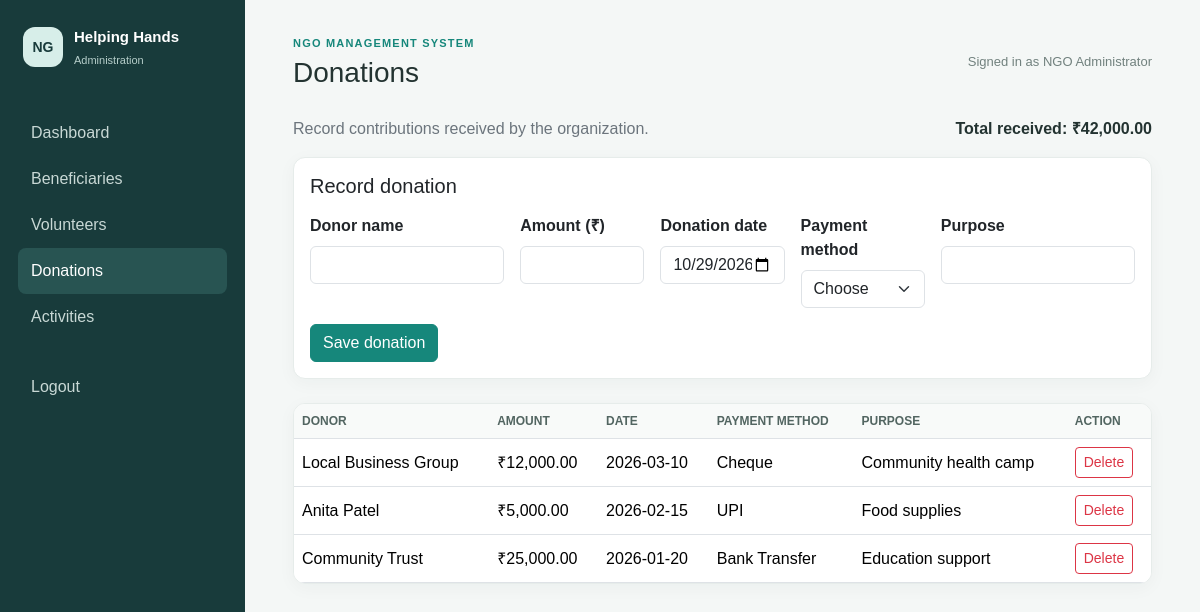
/donations/index.php (signed in), run on the app's committed database.
### tables this page shows
CREATE TABLE donations (
    id INT UNSIGNED AUTO_INCREMENT PRIMARY KEY,
    donor_name VARCHAR(120) NOT NULL,
    amount DECIMAL(12, 2) NOT NULL,
    donation_date DATE NOT NULL,
    payment_method ENUM('Cash', 'Bank Transfer', 'UPI', 'Cheque', 'Other') NOT NULL,
    purpose VARCHAR(255) NOT NULL
);

### includes/functions.php (called while the page is built, shortened)
<?php
function e($value): string
{
    return htmlspecialchars((string) $value, ENT_QUOTES, 'UTF-8');
}

### donations/index.php (the view, shortened to what this page needs)
<?php
require_once __DIR__ . '/../includes/functions.php';
require_once __DIR__ . '/../config/db.php';
$donations = $conn->query('SELECT * FROM donations ORDER BY donation_date DESC, id DESC');
$totalDonations = (float) $conn->query('SELECT COALESCE(SUM(amount), 0) AS total FROM donations')->fetch_assoc()['total'];
require __DIR__ . '/../includes/header.php';
?>
<div class="d-flex justify-content-between align-items-center mb-3"><p class="text-secondary mb-0">Record contributions received by the organization.</p><strong>Total received: ₹<?= number_format($totalDonations, 2) ?></strong></div>
<div class="card form-card"><div class="card-body"><h2 class="h5 mb-3">Record donation</h2>
    <form method="post" class="row g-3">
        <div class="col-md-3"><label class="form-label" for="donor_name">Donor name</label><input class="form-control" id="donor_name" name="donor_name" required></div>
        <div class="col-md-2"><label class="form-label" for="amount">Amount (₹)</label><input class="form-control" id="amount" name="amount" type="number" min="0.01" step="0.01" required></div>
        <div class="col-md-2"><label class="form-label" for="donation_date">Donation date</label><input class="form-control" id="donation_date" name="donation_date" type="date" value="<?= e(date('Y-m-d')) ?>" required></div>
        <div class="col-md-2"><label class="form-label" for="payment_method">Payment method</label><select class="form-select" id="payment_method" name="payment_method" required><option value="">Choose</option></select></div>
        <div class="col-md-3"><label class="form-label" for="purpose">Purpose</label><input class="form-control" id="purpose" name="purpose" required></div>
        <div class="col-12"><button class="btn btn-primary">Save donation</button></div>
    </form>
</div></div>
<div class="table-responsive bg-white"><table class="table table-hover align-middle">
    <thead><tr><th>Donor</th><th>Amount</th><th>Date</th><th>Payment method</th><th>Purpose</th><th>Action</th></tr></thead>
    <tbody><?php if ($donations->num_rows === 0): ?><tr><td colspan="6" class="text-center text-secondary py-4">No donations have been recorded.</td></tr><?php endif; ?>
    <?php while ($row = $donations->fetch_assoc()): ?><tr><td><?= e($row['donor_name']) ?></td><td>₹<?= number_format((float) $row['amount'], 2) ?></td><td><?= e($row['donation_date']) ?></td><td><?= e($row['payment_method']) ?></td><td><?= e($row['purpose']) ?></td><td>
        <form method="post" onsubmit="return confirm('Delete this donation record?');"><button class="btn btn-sm btn-outline-danger">Delete</button></form>
    </td></tr><?php endwhile; ?></tbody>
</table></div>
<?php require __DIR__ . '/../includes/footer.php'; ?>

### assets/css/style.css (style rules this page uses)
:root { --navy: #183b3b; --teal: #16877b; --page: #f4f7f6; --muted: #71817e; }
body { background: var(--page); color: #233331; font-family: Arial, Helvetica, sans-serif; }
.card, .table-responsive { border: 1px solid #e6ecea; border-radius: 12px; box-shadow: 0 4px 18px rgba(24, 59, 59, 0.04); }
.table { margin-bottom: 0; }
.table thead th { background: #f8faf9; color: #526561; font-size: 12px; text-transform: uppercase; }
.form-card { margin-bottom: 24px; }
.form-label { font-weight: 600; }
.btn-primary { background: var(--teal); border-color: var(--teal); }

### data on the page
donations: donor_name "Local Business Group", amount "12,000.00", donation_date "2026-03-10", payment_method "Cheque", purpose "Community health camp"
donations: donor_name "Anita Patel", amount "5,000.00", donation_date "2026-02-15", payment_method "UPI", purpose "Food supplies"
donations: donor_name "Community Trust", amount "25,000.00", donation_date "2026-01-20", payment_method "Bank Transfer", purpose "Education support"

### other printed values
$pageTitle "Donations"
$_SESSION['admin_name'] "NGO Administrator"
$totalDonations "42,000.00"
